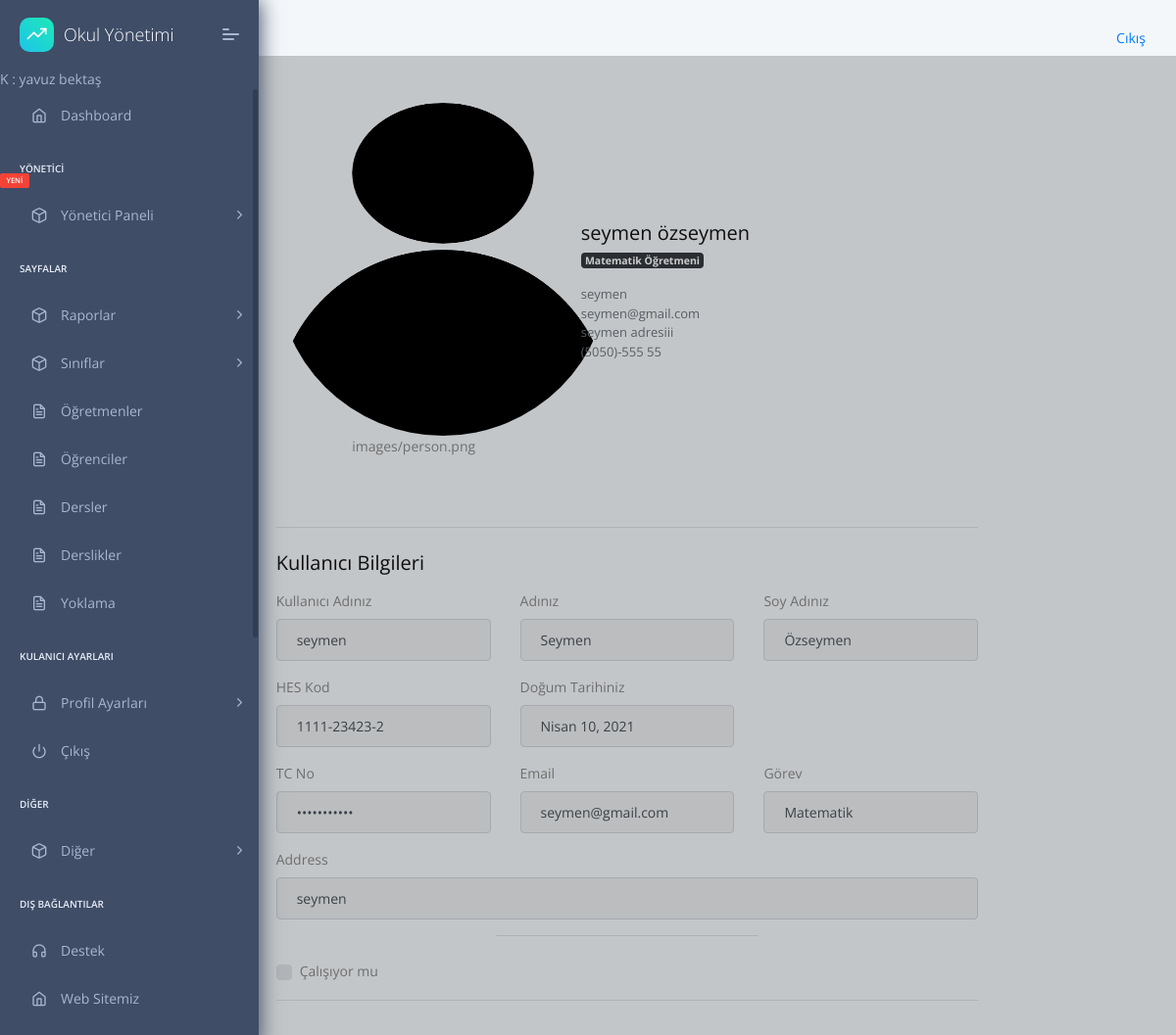
Screenshot of /view/8 (signed in) with the database file from the repository.
### apps/home/models.py (models this page shows, shortened)
class Profil(models.Model):
    user=models.OneToOneField(User,on_delete=models.CASCADE,related_name="user")
    TC=models.CharField(max_length=11,unique=True,validators=[validateEven],blank=True,null=True)# regex eklenecek, validasyon yapilacak
    image=models.ImageField(upload_to="images/ogretmenler/",blank=True,null=True,default='images/person.png')
    job=models.ForeignKey(JobsTable,on_delete=models.CASCADE,unique=False,blank=True,null=True)
    phone=models.CharField(validators=[validatePhone], max_length=17, blank=True,default="05",null=True,unique=False) # regex eklenecek, validasyon yapilacak
    adress=models.TextField(max_length=100,unique=False,blank=True,null=True)
    isWorking=models.BooleanField(default=True,unique=False,blank=True,null=True)
    HESCode=models.CharField(max_length=12,unique=True,validators=[validateHesCode],blank=True,null=True)
    birthdate=models.DateField(("Doğum Tarihiniz"), auto_now=False, auto_now_add=False,unique=False,blank=True,null=True)
    sexualChoice=(('Kız','Kız'),
              ('Erkek','Erkek'),
              ('Diger','Diğer'),
    )
    gender=CharField(max_length=10 ,choices=sexualChoice,unique=False,blank=True,null=True)

class JobsTable(models.Model):
    name=models.CharField(max_length=50,default="",)

### apps/home/views.py (the view)
# urls.py: path('view/<int:pk>', views.profilView, name='users-view'),
@login_required(login_url="/login/")
def profilView(request,pk=None):
    detail = Profil.objects.get(id=pk)
    context={
        'detail':detail,
        'media_url':settings.MEDIA_URL
        }
    return render(request, "home/profilView.html", context)

### apps/templates/home/profilView.html (shortened to what this page needs)
{% extends "layouts/base.html" %}
{% block content %}
<div class="container">
    <div class="row justify-content-center">
        <div class="col-12 col-lg-10 col-xl-8 mx-auto">
            <div class="my-4">
                <form method="POST">
                    <div class="row mt-5 align-items-center">
                        <div class="col-md-5 text-center mb-5">
                            <div class="avatar avatar-xl">
                                <img src="{{detail.image.url}}" alt="..." class="avatar-img rounded-circle" width="340" height="340"/>
                                {{detail.image}}
                            </div>
                        </div>
                        <div class="col">
                            <div class="row align-items-center">
                                <div class="col-md-7">
                                    <h4 class="mb-1">{{detail.user.first_name}} {{detail.user.last_name}}</h4>
                                    <p class="medium mb-3"><span class="badge badge-dark">{{detail.job.name}}</span></p>
                                </div>
                            </div>
                            <div class="row mb-4">
                                <div class="col">
                                    <p class="small mb-0 text-muted">{{detail.user.username}}</p>
                                    <p class="small mb-0 text-muted">{{detail.user.email}}</p>
                                    <p class="small mb-0 text-muted">{{detail.adress}}</p>
                                    <p class="small mb-0 text-muted">{{detail.phone}}</p>
                                </div>
                            </div>
                        </div>
                    </div>
                    <hr class="my-4" />
                    <div class="row">
                        <div class="col-md-12 order-md-1">
                          <h4 class="mb-3">Kullanıcı Bilgileri   </h4>
                          <form class="needs-validation" novalidate="" action="POST">
                            <div class="row">
                                <div class="col-md-4 mb-3">
                                    <label for="username">Kullanıcı Adınız</label>
                                    <div class="input-group">
                                      <input readonly type="text" class="form-control" id="username" placeholder="Username" required="" value={{detail.user.username}}>
                                    </div>
                                  </div>
                                <div class="col-md-4 mb-3">
                                <label for="firstName">Adınız</label>
                                <input readonly type="text" class="form-control" id="firstName" placeholder="" value="{{detail.user.first_name |capfirst}}" required="">
                              </div>
                              <div class="col-md-4 mb-3">
                                <label for="lastName">Soy Adınız</label>
                                <input  readonly type="text" class="form-control" id="lastName" placeholder="" value="{{detail.user.last_name|capfirst}}" required="">
                              </div>
                            </div>
                            <div class="row">
                              <div class="col-md-4 mb-3">
                                <label for="hescode">HES Kod</label>
                                <input readonly type="text" class="form-control" id="hescode" placeholder="____-____-_" value="{{detail.HESCode}}" required="">
                              </div>
                              <div class="col-md-4 mb-3">
                                <label readonly for="birthday">Doğum Tarihiniz</label>
                                <div class="input-group">
                                  <input readonly type="text" class="form-control" id="Test_DatetimeLocal" placeholder="Doğum Tarihiniz" required="" value="{{detail.birthdate}}">
                                </div>
                              </div>
                            </div>
                            <div class="row">
                                <div class="col-md-4 mb-3">
                                    <label for="TCnumber">TC No</label>
                                    <input readonly type="password" class="form-control" id="TCnumber" placeholder="___________" value="{{detail.TC}}" required="">
                                  </div>
                            <div class="col-md-4 mb-3">
                              <label for="email">Email </label>
                              <input readonly type="email" class="form-control" id="email" placeholder="you@example.com" value={{detail.user.email}}>
                            </div>
                            <div class="col-md-4  mb-3">
                              <label for="job">Görev</label>
                                <input readonly type="text" class="form-control" id="job" placeholder="" value={{detail.job.name}}>
                            </div>
                          </div>
                            <div class="mb-3">
                              <label for="address">Address</label>
                              <input readonly type="text" class="form-control" id="address" placeholder="1234 Main St" required="" value={{detail.adress}}>
                            </div>
                            <hr class="col-md-4 mb-4">
                            <div class="custom-control custom-checkbox">
                              <label class="custom-control-label" for="isWorking">Çalışıyor mu </label>
                            </div>
                            <hr class="mb-4">
                          </form>
                        </div>
                      </div>
                </form>
            </div>
        </div>
    </div>
    </div>
    {% endblock content %}

### apps/templates/includes/sidebar.html (shortened to what this page needs)
     <nav class="pcoded-navbar">
        <div class="navbar-wrapper">
            <div class="navbar-brand header-logo">
                <a target="_blank"
                href="#"
                   class="b-brand">
                    <div class="b-bg">
                        <i class="feather icon-trending-up"></i>
                    </div>
                    <span class="b-title">Okul Yönetimi</span>
                </a>
                <a class="mobile-menu" id="mobile-collapse" href="javascript:"><span></span></a>
            </div>
            <div class="nav-item">
                <span>K :  {{user.first_name}} {{user.last_name}}</span>
            </div>
            <div class="navbar-content scroll-div">
                <ul class="nav pcoded-inner-navbar">
                    <li class="nav-item {% if 'index' in segment %} active {% endif %}">
                        <a href="/" class="nav-link "><span class="pcoded-micon"><i class="feather icon-home"></i></span><span class="pcoded-mtext">Dashboard</span></a>
                    </li>
                    {% if user.is_staff %}
                    <li class="nav-item pcoded-menu-caption">
                        <label>Yönetici<span class="pcoded-badge label label-danger">YENİ</span></label>
                    </li>
                    <li data-username="basic components Button Alert Badges breadcrumb Paggination progress Tooltip popovers Carousel Cards Collapse Tabs pills Modal Grid System Typography Extra Shadows Embeds" class="nav-item pcoded-hasmenu">
                        <a href="javascript:" class="nav-link "><span class="pcoded-micon"><i class="feather icon-box"></i></span><span class="pcoded-mtext">Yönetici Paneli</span></a>
                        </li>
                    {% endif %}
                    <li class="nav-item pcoded-menu-caption">
                        <label>Sayfalar</label>
                    </li>
                    <li data-username="basic components Button Alert Badges breadcrumb Paggination progress Tooltip popovers Carousel Cards Collapse Tabs pills Modal Grid System Typography Extra Shadows Embeds" class="nav-item pcoded-hasmenu">
                        <a href="javascript:" class="nav-link "><span class="pcoded-micon"><i class="feather icon-box"></i></span><span class="pcoded-mtext">Raporlar</span></a>
                        </li>
                        <li data-username="basic components Button Alert Badges breadcrumb Paggination progress Tooltip popovers Carousel Cards Collapse Tabs pills Modal Grid System Typography Extra Shadows Embeds" class="nav-item pcoded-hasmenu">
                        <a href="javascript:" class="nav-link"><span class="pcoded-micon"><i class="feather icon-box"></i></span><span class="pcoded-mtext">Sınıflar</span></a>
                    </li>
                    <li data-username="form elements advance componant validation masking wizard picker select"
                        class="nav-item {% if 'usr-ogretmenler' in segment %} active {% endif %}">
                        <a href="/usr-ogretmenler.html" class="nav-link "><span class="pcoded-micon"><i class="feather icon-file-text"></i></span><span class="pcoded-mtext">Öğretmenler</span></a>
                    </li>
                    <li data-username="form elements advance componant validation masking wizard picker select"
                        class="nav-item {% if 'usr-ogrenciler' in segment %} active {% endif %}">
                        <a href="/student/list" class="nav-link "><span class="pcoded-micon"><i class="feather icon-file-text"></i></span><span class="pcoded-mtext">Öğrenciler</span></a>
                    </li>
                    <li data-username="form elements advance componant validation masking wizard picker select"
                        class="nav-item {% if 'page-dersler' in segment %} active {% endif %}">
                        <a href="/page-dersler.html" class="nav-link "><span class="pcoded-micon"><i class="feather icon-file-text"></i></span><span class="pcoded-mtext">Dersler</span></a>
                    </li>
                    <li data-username="form elements advance componant validation masking wizard picker select"
                        class="nav-item {% if 'page-dersler' in segment %} active {% endif %}">
                        <a href="/page-blank.html" class="nav-link "><span class="pcoded-micon"><i class="feather icon-file-text"></i></span><span class="pcoded-mtext">Derslikler</span></a>
                    </li>
                    <li data-username="form elements advance componant validation masking wizard picker select"
                        class="nav-item {% if 'page-dersler' in segment %} active {% endif %}">
                        <a href="/page-blank.html" class="nav-link "><span class="pcoded-micon"><i class="feather icon-file-text"></i></span><span class="pcoded-mtext">Yoklama</span></a>
                    </li>
                    <li class="nav-item pcoded-menu-caption">
                        <label>Kulanıcı Ayarları</label>
                    </li>
                    <li data-username="Authentication Sign up Sign in reset password Change password Personal information profile settings map form subscribe" class="nav-item pcoded-hasmenu">
                        <a href="javascript:" class="nav-link "><span class="pcoded-micon"><i class="feather icon-lock"></i></span><span class="pcoded-mtext">Profil Ayarları</span></a>
                    </li>
                    <li data-username="Disabled Menu" class="nav-item">
                        <a href="{% url 'logout' %}" class="nav-link">
                            <span class="pcoded-micon"><i class="feather icon-power"></i></span><span class="pcoded-mtext">Çıkış</span>
                        </a>
                    </li>
                    <li class="nav-item pcoded-menu-caption">
                        <label>Diğer</label>
                    </li>
                    <li data-username="basic components Button Alert Badges breadcrumb Paggination progress Tooltip popovers Carousel Cards Collapse Tabs pills Modal Grid System Typography Extra Shadows Embeds" class="nav-item pcoded-hasmenu">
                        <a href="javascript:" class="nav-link "><span class="pcoded-micon"><i class="feather icon-box"></i></span><span class="pcoded-mtext">Diğer</span></a>
                        </li>
                    <li class="nav-item pcoded-menu-caption">
                        <label>Dış Bağlantılar</label>
                    </li>
                    <li data-username="Support Page" class="nav-item ">
                        <a target="_blank" href="http://www.iaosbnedimuysalatl.k12.tr/iletisim" class="nav-link">
                            <span class="pcoded-micon">
                                <i class="feather icon-headphones"></i>
                            </span>
                            <span class="pcoded-mtext">Destek</span>
                        </a>
                    </li>
                    <li data-username="Support Page" class="nav-item ">
                        <a target="_blank" href="http://www.iaosbnedimuysalatl.k12.tr" class="nav-link">
                            <span class="pcoded-micon">
                                <i class="feather icon-home"></i>
                            </span>
                            <span class="pcoded-mtext">Web Sitemiz</span>
                        </a>
                    </li>
                </ul>
            </div>
        </div>
    </nav>

### rows the page displays
Profil: image (picture), image "images/person.png", user.first_name "seymen", user.last_name "özseymen", job.name "Matematik Öğretmeni", user.username "seymen", user.email "seymen@gmail.com", adress "seymen adresiii", phone "(5050)-555 55", user.first_name "Seymen", user.last_name "Özseymen", HESCode "1111-23423-2", birthdate "Nisan 10, 2021"

### other values shown
{{ user.first_name }} "yavuz"
{{ user.last_name }} "bektaş"
